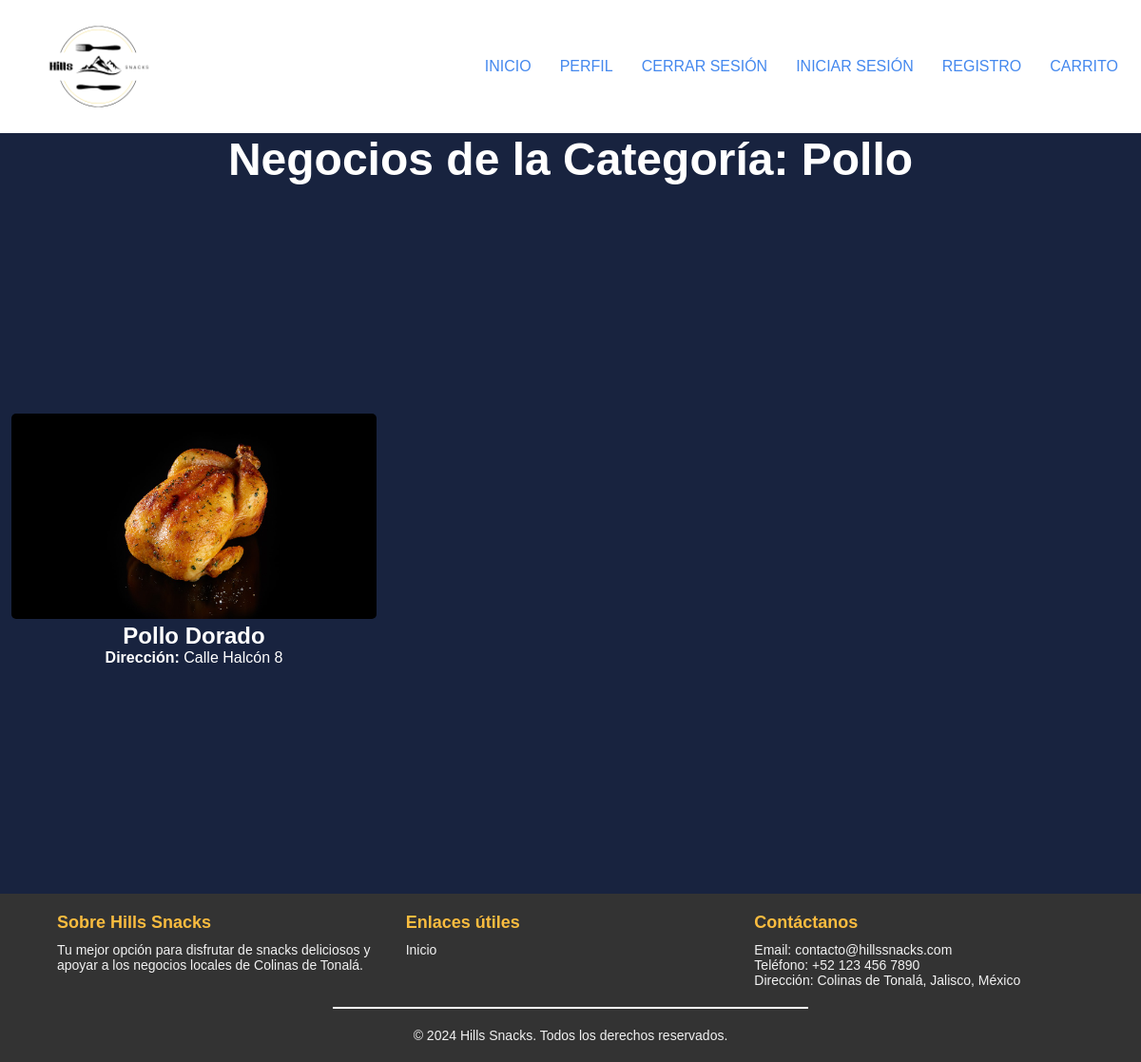
Page /index.php?action=mostrarNegociosPorCategoria&categoria=Pollo on the committed database.
### tables this page shows
CREATE TABLE negocio (
    IdNegocio_N  INT AUTO_INCREMENT PRIMARY KEY,
    Nombre_N     VARCHAR(100) NOT NULL,
    Direccion_N  VARCHAR(200),
    Telefono_N   VARCHAR(20),
    Tipo_N       VARCHAR(40)  NOT NULL,    
    Tipo_Envio   VARCHAR(20)  NOT NULL DEFAULT 'Domicilio',
    Imagen_N     VARCHAR(255)
);

### Controllers/negocioController.php (called while the page is built, shortened)
<?php
require_once __DIR__ . '/../Models/Negocio.php';
class NegociosController {
    public function mostrarNegociosPorCategoria($categoria) {
        $negocioModel = new Negocio();
        $negocios = $negocioModel->obtenerNegociosPorCategoria($categoria);
        require __DIR__ . '/../Views/negociosPorCategoria.php';
    }
}
?>

### config/helpers.php (called while the page is built, shortened)
<?php
function rutaImagen($ruta, $prefijo = '') {
    return $prefijo . 'Util/img/' . basename($ruta);
}
function e($texto) {
    return htmlspecialchars((string) $texto, ENT_QUOTES, 'UTF-8');
}

### Models/Negocio.php (called while the page is built, shortened)
<?php
require_once __DIR__ . '/../config/database.php';
class Negocio {
    private $db;
    public function __construct() {
        $database = new Database();
        $this->db = $database->getConnection();
    }
    public function obtenerNegociosPorCategoria($categoria) {
        $stmt = $this->db->prepare("SELECT * FROM negocio WHERE Tipo_N = :categoria");
        $stmt->bindParam(':categoria', $categoria, PDO::PARAM_STR);
        $stmt->execute();
        return $stmt->fetchAll(PDO::FETCH_ASSOC);
    }
}
?>

### config/database.php (called while the page is built, shortened)
<?php
class Database {
    private $host = 'localhost';
    private $db_name = 'hills_snacks';
    private $username = 'root';
    private $password = '';
    public function getConnection() {
        $this->conn = null;
        try {
            $this->conn = new PDO("mysql:host=" . $this->host . ";dbname=" . $this->db_name, $this->username, $this->password);
            $this->conn->exec("set names utf8");
        } catch(PDOException $exception) {
            echo "Error de conexión: " . $exception->getMessage();
        }
        return $this->conn;
    }
}
?>

### Views/negociosPorCategoria.php (the view, shortened to what this page needs)
<?php require_once __DIR__ . '/../config/helpers.php'; ?>
<!DOCTYPE html>
<html lang="es">
<head>
</head>
<body>
    <div class="negocios">
        <h2 class="negocios__title">Negocios de la Categoría: <?php echo e($categoria ?? 'Todos'); ?></h2>
        <div class="negocios__container">
            <?php if (!empty($negocios)): ?>
                <?php foreach ($negocios as $negocio): ?>
                    <a class="negocios__type" href="index.php?action=mostrarProductosPorNegocio&idNegocio=<?php echo urlencode($negocio['IdNegocio_N']); ?>">
                        <div class="negocios__info">
                            <img src="<?php echo e(rutaImagen($negocio['Imagen_N'] ?? '')); ?>"
                                 alt="Imagen de <?php echo e($negocio['Nombre_N']); ?>"
                                 class="negocios__image">
                            <div class="negocios__text">
                                <h2><?php echo e($negocio['Nombre_N']); ?></h2>
                                <p><strong>Dirección:</strong> <?php echo e($negocio['Direccion_N']); ?></p>
                            </div>
                        </div>
                    </a>
                <?php endforeach; ?>
            <?php else: ?>
                <h2 class="productos__empty">No hay negocios disponibles para esta categoría.</h2>
            <?php endif; ?>
        </div>
    </div>
</body>
</html>

### css/header.css (style rules this page uses)
* { padding: 0; margin: 0; box-sizing: border-box; }
body { font-family: sans-serif; background-color: #e2eaff; color: #101632dd; }
a { color: #48e; text-decoration: none; }
.negocios { background-color: #18233f; color: #fff; min-height: 100vh; display: flex; flex-direction: column; text-align: center; container-name: negocios; container-type:inline-size; user-select: none; }
.negocios__title { font-size: 3rem; }
.negocios__container { display: grid; grid-template-columns: 1fr; max-width: 1300px; margin: auto; width: 100%; gap: 12px; padding: 12px; min-height: 90vh; }
.negocios__type { background-position: center; background-size: cover; display: grid; place-content: center; text-decoration: none; color: #fff; }
.negocios__image { width: 100%; max-width: 1300px; height: auto; border-radius: 5px; }

### rows in the picture
negocio: Imagen_N (picture), Nombre_N "Pollo Dorado", Direccion_N "Calle Halcón 8"

### other values in the picture
$categoria "Pollo"
